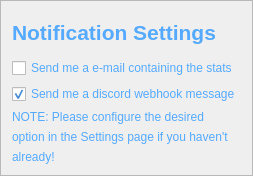
                <widget class="QFrame" name="frame_4">
                 <property name="geometry">
                  <rect>
                   <x>260</x>
                   <y>250</y>
                   <width>241</width>
                   <height>161</height>
                  </rect>
                 </property>
                 <property name="frameShape">
                  <enum>QFrame::StyledPanel</enum>
                 </property>
                 <property name="frameShadow">
                  <enum>QFrame::Raised</enum>
                 </property>
                 <layout class="QVBoxLayout" name="verticalLayout_13">
                  <item>
                   <widget class="QLabel" name="label_9">
                    <property name="minimumSize">
                     <size>
                      <width>0</width>
                      <height>40</height>
                     </size>
                    </property>
                    <property name="font">
                     <font>
                      <pointsize>16</pointsize>
                      <weight>75</weight>
                      <bold>true</bold>
                     </font>
                    </property>
                    <property name="styleSheet">
                     <string notr="true">color: rgb(85, 170, 255);</string>
                    </property>
                    <property name="text">
                     <string>Notification Settings</string>
                    </property>
                   </widget>
                  </item>
                  <item>
                   <widget class="QCheckBox" name="account_genning_email_notification">
                    <property name="styleSheet">
                     <string notr="true">color: rgb(85, 170, 255);</string>
                    </property>
                    <property name="text">
                     <string>Send me a e-mail containing the stats</string>
                    </property>
                   </widget>
                  </item>
                  <item>
                   <widget class="QCheckBox" name="account_genning_discord_notification">
                    <property name="styleSheet">
                     <string notr="true">color: rgb(85, 170, 255);</string>
                    </property>
                    <property name="text">
                     <string>Send me a discord webhook message</string>
                    </property>
                    <property name="checked">
                     <bool>true</bool>
                    </property>
                   </widget>
                  </item>
                  <item>
                   <widget class="QLabel" name="label_10">
                    <property name="styleSheet">
                     <string notr="true">color: rgb(85, 170, 255);</string>
                    </property>
                    <property name="text">
                     <string>NOTE: Please configure the desired</string>
                    </property>
                   </widget>
                  </item>
                  <item>
                   <widget class="QLabel" name="label_11">
                    <property name="styleSheet">
                     <string notr="true">color: rgb(85, 170, 255);</string>
                    </property>
                    <property name="text">
                     <string>option in the Settings page if you haven't</string>
                    </property>
                   </widget>
                  </item>
                  <item>
                   <widget class="QLabel" name="label_16">
                    <property name="styleSheet">
                     <string notr="true">color: rgb(85, 170, 255);</string>
                    </property>
                    <property name="text">
                     <string>already!</string>
                    </property>
                   </widget>
                  </item>
                 </layout>
                </widget>
